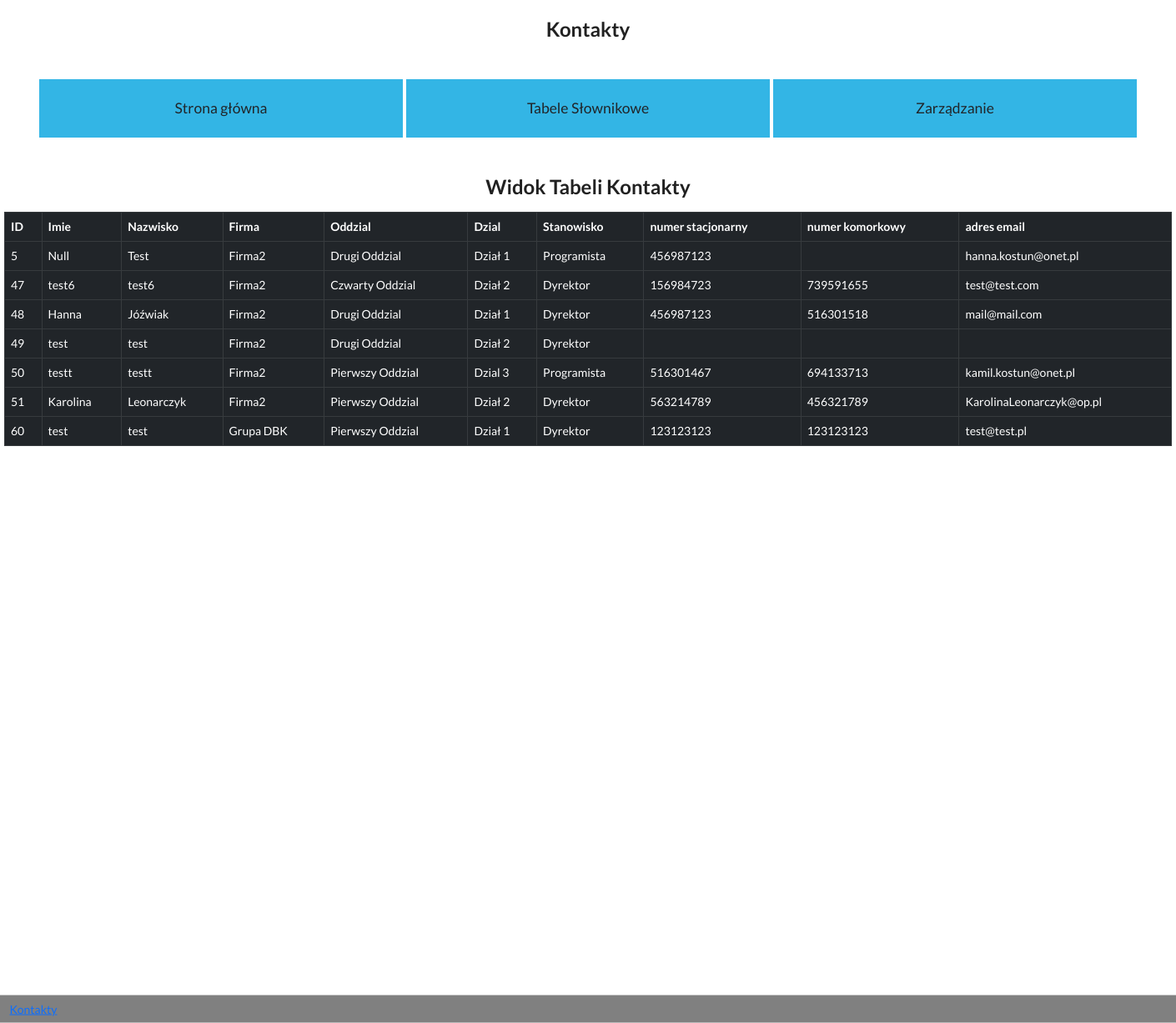
/contacts.php, run on the app's committed database.
### tables this page shows
CREATE TABLE `glowna` (
  `id` int(11) NOT NULL,
  `Imie` text NOT NULL,
  `Nazwisko` text NOT NULL,
  `Firma` text NOT NULL,
  `Oddzial` text NOT NULL,
  `Dzial` text DEFAULT NULL,
  `Stanowisko` text NOT NULL,
  `numerStacjonarny` text DEFAULT NULL,
  `numerKomorkowy` text DEFAULT NULL,
  `adresEmail` text DEFAULT NULL
);

### connect.php (called while the page is built, shortened)
<?php
$glowna = 'SELECT * FROM glowna ORDER BY id';
?>

### klasy.php (the view, shortened to what this page needs)
<?php
include('connect.php');
class Widoki{
    public function WidokKontakty(){
        global $mysqli;
        global $glowna;
        foreach ($mysqli->query($glowna) as $row) {
            echo '<tr>';
            echo '<td>'. $row['id'] . '</td>';
            echo '<td>'. $row['Imie'] . '</td>';
            echo '<td>'. $row['Nazwisko'] . '</td>';
            echo '<td>'. $row['Firma'] . '</td>';
            echo '<td>'. $row['Oddzial'] . '</td>';
            echo '<td>'. $row['Dzial'] . '</td>';
            echo '<td>'. $row['Stanowisko'] . '</td>';
            echo '<td>'. $row['numerStacjonarny'] . '</td>';
            echo '<td>'. $row['numerKomorkowy'] . '</td>';
            echo '<td>'. $row['adresEmail'] . '</td>';
            echo '</tr>';
        }
    }
}
?>

### contacts.php (style rules this page uses)
body { margin: 0; padding: 0; height: 100%; }

### data on the page
glowna: id "5", Imie "Null", Nazwisko "Test", Firma "Firma2", Oddzial "Drugi Oddzial", Dzial "Dział 1", Stanowisko "Programista", numerStacjonarny "456987123", adresEmail "hanna.kostun@onet.pl"
glowna: id "47", Imie "test6", Nazwisko "test6", Firma "Firma2", Oddzial "Czwarty Oddzial", Dzial "Dział 2", Stanowisko "Dyrektor", numerStacjonarny "156984723", numerKomorkowy "739591655", adresEmail "test@test.com"
glowna: id "48", Imie "Hanna", Nazwisko "Jóźwiak", Firma "Firma2", Oddzial "Drugi Oddzial", Dzial "Dział 1", Stanowisko "Dyrektor", numerStacjonarny "456987123", numerKomorkowy "516301518", adresEmail "mail@mail.com"
glowna: id "49", Imie "test", Nazwisko "test", Firma "Firma2", Oddzial "Drugi Oddzial", Dzial "Dział 2", Stanowisko "Dyrektor"
glowna: id "50", Imie "testt", Nazwisko "testt", Firma "Firma2", Oddzial "Pierwszy Oddzial", Dzial "Dzial 3", Stanowisko "Programista", numerStacjonarny "516301467", numerKomorkowy "694133713", adresEmail "kamil.kostun@onet.pl"
glowna: id "51", Imie "Karolina", Nazwisko "Leonarczyk", Firma "Firma2", Oddzial "Pierwszy Oddzial", Dzial "Dział 2", Stanowisko "Dyrektor", numerStacjonarny "563214789", numerKomorkowy "456321789", adresEmail "KarolinaLeonarczyk@op.pl"
glowna: id "60", Imie "test", Nazwisko "test", Firma "Grupa DBK", Oddzial "Pierwszy Oddzial", Dzial "Dział 1", Stanowisko "Dyrektor", numerStacjonarny "123123123", numerKomorkowy "123123123", adresEmail "test@test.pl"
